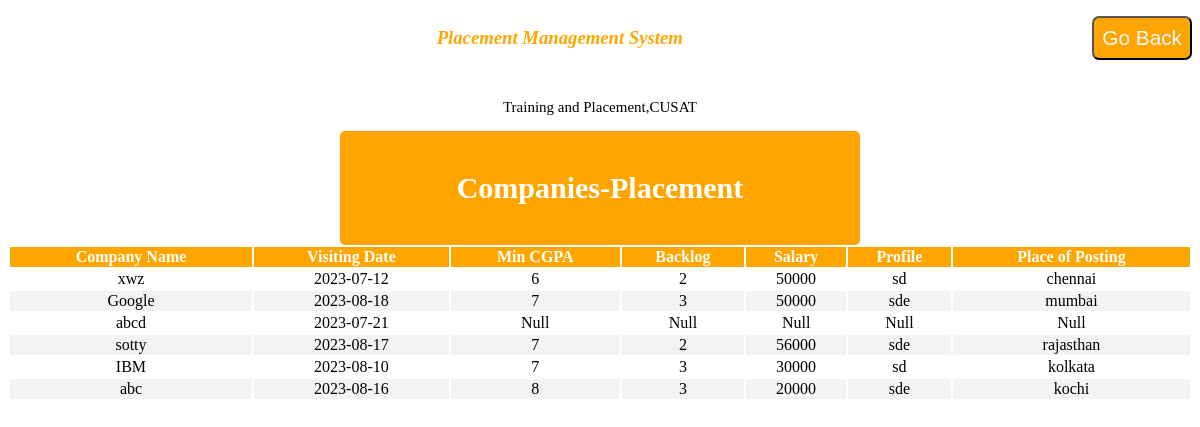
/CompanyPlacement.php, run on the app's committed database.
### tables this page shows
CREATE TABLE `company` (
  `CompID` varchar(255) NOT NULL,
  `CompName` varchar(255) NOT NULL,
  `MinGpa` varchar(255) NOT NULL DEFAULT 'Null',
  `MaxBack` varchar(255) NOT NULL DEFAULT 'Null',
  `Stipend` varchar(255) NOT NULL DEFAULT 'Null',
  `Salary` varchar(255) NOT NULL DEFAULT 'Null',
  `Profile` varchar(255) NOT NULL DEFAULT 'Null',
  `Posting` varchar(255) NOT NULL DEFAULT 'Null',
  `password` varchar(255) NOT NULL,
  `Cpassword` varchar(255) NOT NULL,
  `Webcompany` varchar(255) NOT NULL,
  `Comphead` varchar(255) NOT NULL,
  `Date` varchar(100) NOT NULL,
  `Bool` varchar(100) NOT NULL DEFAULT 'False'
);

### CompanyPlacement.php (the view, shortened to what this page needs)
<!DOCTYPE html>
<html lang="en">
<head>
    <link rel="stylesheet" href="CompanyPlacement.css" type="text/css">
</head>
<body>
    <div id="newhead1">
    <div id="newhead2">
    <h3 style="font-style:italic; padding-left: 45%; color: orange;">Placement Management System</h3>
</div>
<div id="newhead3">
    <a href="studentdata.php">
<button type="submit"  name="save" class="btn">Go Back</button>
</a>
</div>
</div>
    <div id="upperdiv">
        <p>Training and Placement,CUSAT</p>
    </div>
    <div id="middiv">
        <p>Companies-Placement</p>
    </div>
    <div id="maindiv">
    <table id="content_table">
        <thead>
            <tr>
                 <th class="head">Company Name</th>
                <th class="head">Visiting Date</th>
                <th class="head">Min CGPA</th>
                <th class="head">Backlog</th>
                <th class="head">Salary</th>
                <th class="head">Profile</th>
                <th class="head">Place of Posting</th>
            </tr>
        </thead>
        <tbody>
            <?php
            include 'connection.php';
$selectquery ="select * from company";
$query =mysqli_query($conn, $selectquery);
 while($res=mysqli_fetch_array($query)){
    if($res['Bool']==="True"){
   ?>
          <tr>
                <td><?php echo $res['CompName'] ?></td>
                <td><?php echo $res['Date'] ?></td>
                <td><?php echo $res['MinGpa'] ?></td>
                <td><?php echo $res['MaxBack'] ?>
                </td>
                <td><?php echo $res['Salary'] ?></td>
                <td><?php echo $res['Profile'] ?></td>
                <td><?php echo $res['Posting'] ?></td>
            </tr>
            <?php
        }
 }
 ?>
        </tbody>
        </table>
    </div>
</body>
</html>

### CompanyPlacement.css (style rules this page uses)
body { background-image: url("c16.jpg"); background-repeat: no-repeat; background-attachment: fixed; background-size: 100% 100%; }
#upperdiv { text-align: center; font-size: 15px; }
#middiv { text-align: center; background-color: orange; width: 500px; height: auto; padding: 10px; font-size: 30px; font-weight: 900; border-radius: 5px; margin: auto; color: white; }
#content_table { width: 100%; height: 50%; text-align: center; }
#content_table thead tr { color: white; font-weight: bold; background-color:orange; }
#content_table tbody tr { border-bottom: 1px solid #dddddd; }
#content_table tbody tr:nth-of-type(even) { background-color: #f3f3f3; }
.btn { background-color: orange; color: aliceblue; font-size: 1.3rem; padding: 8px; border-radius: 7px; }
#newhead1 { display: flex; justify-content: end; flex-direction: row; align-self:self-end; }
#newhead2 { width: 57%; align-self:center; display: flex; flex-direction: row-reverse; }
#newhead3 { width: 43%; align-self:center; display: flex; flex-direction: row-reverse; }

### data on the page
company: CompName "xwz", Date "2023-07-12", MinGpa "6", MaxBack "2", Salary "50000", Profile "sd", Posting "chennai"
company: CompName "Google", Date "2023-08-18", MinGpa "7", MaxBack "3", Salary "50000", Profile "sde", Posting "mumbai"
company: CompName "abcd", Date "2023-07-21", MinGpa "Null", MaxBack "Null", Salary "Null", Profile "Null", Posting "Null"
company: CompName "sotty", Date "2023-08-17", MinGpa "7", MaxBack "2", Salary "56000", Profile "sde", Posting "rajasthan"
company: CompName "IBM", Date "2023-08-10", MinGpa "7", MaxBack "3", Salary "30000", Profile "sd", Posting "kolkata"
company: CompName "abc", Date "2023-08-16", MinGpa "8", MaxBack "3", Salary "20000", Profile "sde", Posting "kochi"
